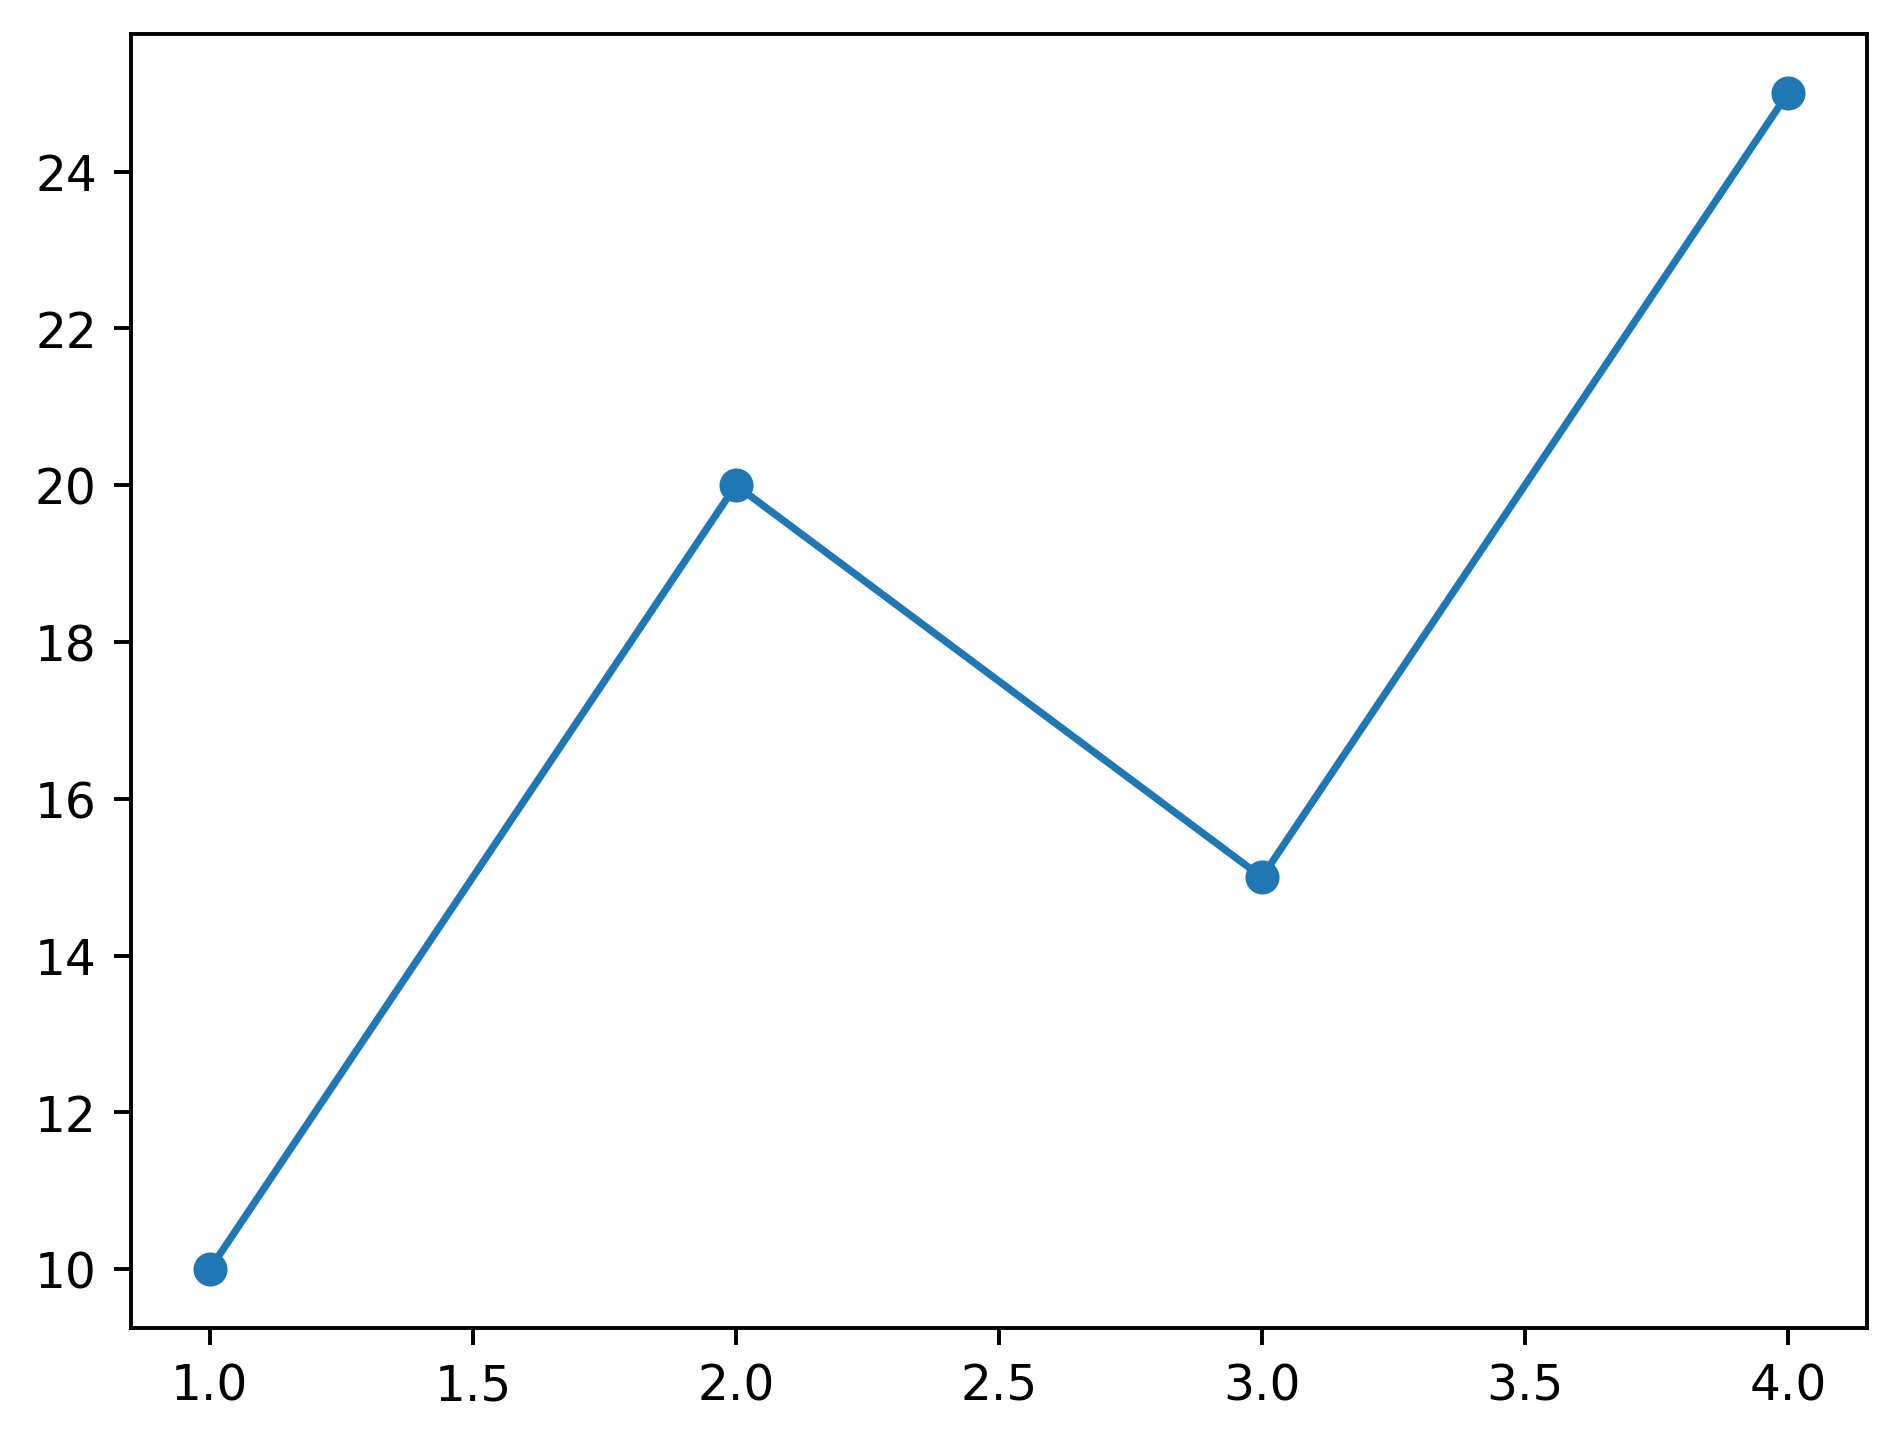

Recreate this plot in Python.
import matplotlib.pyplot as plt
x=[1,2,3,4]
y=[10,20,15,25]
plt.plot(x,y,marker='o')
plt.savefig("1.save & control.png",dpi=350,bbox_inches='tight')#file name,dpi(control resolution),bbox_inches='tight'(file will no extra space in canvas)
